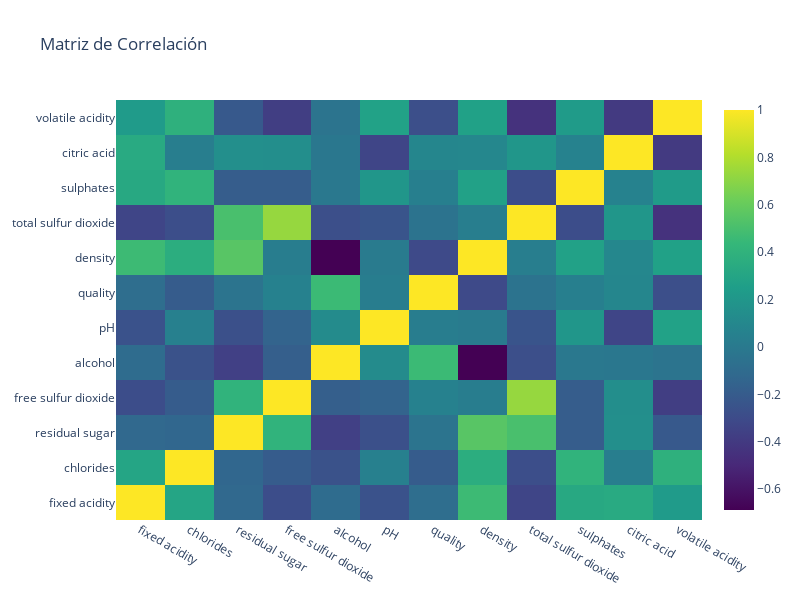

Notebook code cell kept with this figure:
### Code cell
analisis.corr_matrix()

### Figure 1 — Plotly figure (JSON) as saved in the notebook; plotly's stock layout.template omitted (floating-point values rounded to 4 significant figures; data arrays with more than 128 entries replaced by an {"elided": "..."} marker saying what was removed)
{"data": [{"colorscale": [[0, "#440154"], [0.1111, "#482878"], [0.2222, "#3e4989"], [0.3333, "#31688e"], [0.4444, "#26828e"], [0.5556, "#1f9e89"], [0.6667, "#35b779"], [0.7778, "#6ece58"], [0.8889, "#b5de2b"], [1, "#fde725"]], "type": "heatmap", "x": ["fixed acidity", "chlorides", "residual sugar", "free sulfur dioxide", "alcohol", "pH", "quality", "density", "total sulfur dioxide", "sulphates", "citric acid", "volatile acidity"], "y": ["fixed acidity", "chlorides", "residual sugar", "free sulfur dioxide", "alcohol", "pH", "quality", "density", "total sulfur dioxide", "sulphates", "citric acid", "volatile acidity"], "z": {"elided": "12x12 float values"}}], "layout": {"height": 600, "title": {"text": "Matriz de Correlación"}, "width": 800}}
